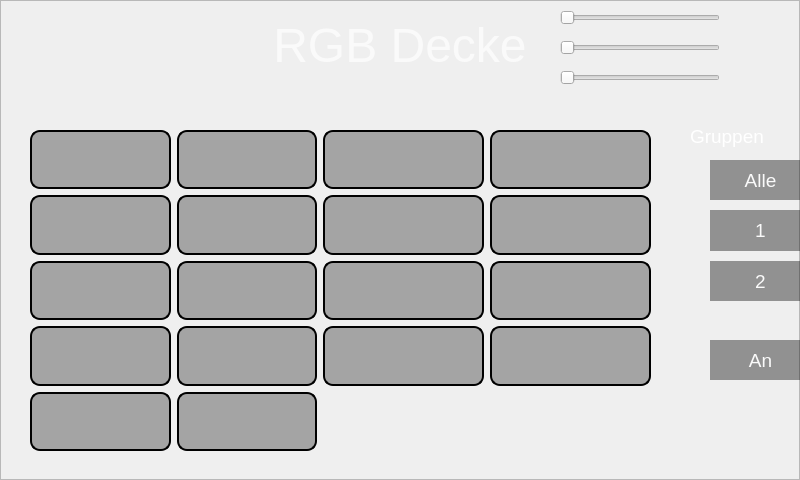
<?xml version="1.0" encoding="UTF-8"?>
<ui version="4.0">
 <class>EinstellungRGBDecke</class>
 <widget class="QDialog" name="EinstellungRGBDecke">
  <property name="enabled">
   <bool>true</bool>
  </property>
  <property name="geometry">
   <rect>
    <x>0</x>
    <y>0</y>
    <width>800</width>
    <height>480</height>
   </rect>
  </property>
  <property name="sizePolicy">
   <sizepolicy hsizetype="Fixed" vsizetype="Fixed">
    <horstretch>0</horstretch>
    <verstretch>0</verstretch>
   </sizepolicy>
  </property>
  <property name="minimumSize">
   <size>
    <width>800</width>
    <height>480</height>
   </size>
  </property>
  <property name="maximumSize">
   <size>
    <width>800</width>
    <height>480</height>
   </size>
  </property>
  <property name="windowTitle">
   <string>Dialog</string>
  </property>
  <property name="styleSheet">
   <string notr="true"/>
  </property>
  <widget class="QLabel" name="label_title">
   <property name="geometry">
    <rect>
     <x>0</x>
     <y>20</y>
     <width>800</width>
     <height>50</height>
    </rect>
   </property>
   <property name="font">
    <font>
     <pointsize>36</pointsize>
    </font>
   </property>
   <property name="styleSheet">
    <string notr="true">color:rgb(250,250,250);</string>
   </property>
   <property name="text">
    <string>RGB Decke</string>
   </property>
   <property name="textFormat">
    <enum>Qt::PlainText</enum>
   </property>
   <property name="alignment">
    <set>Qt::AlignCenter</set>
   </property>
  </widget>
  <widget class="QLabel" name="label_groups_title">
   <property name="geometry">
    <rect>
     <x>690</x>
     <y>126</y>
     <width>101</width>
     <height>21</height>
    </rect>
   </property>
   <property name="font">
    <font>
     <pointsize>14</pointsize>
    </font>
   </property>
   <property name="styleSheet">
    <string notr="true">color:white;</string>
   </property>
   <property name="text">
    <string>Gruppen</string>
   </property>
  </widget>
  <widget class="QPushButton" name="pushButton_back">
   <property name="geometry">
    <rect>
     <x>730</x>
     <y>410</y>
     <width>60</width>
     <height>60</height>
    </rect>
   </property>
   <property name="focusPolicy">
    <enum>Qt::NoFocus</enum>
   </property>
   <property name="text">
    <string/>
   </property>
   <property name="icon">
    <iconset resource="icons.qrc">
     <normaloff>:/icons/arrow_left_wht.png</normaloff>:/icons/arrow_left_wht.png</iconset>
   </property>
   <property name="iconSize">
    <size>
     <width>50</width>
     <height>50</height>
    </size>
   </property>
   <property name="flat">
    <bool>true</bool>
   </property>
  </widget>
  <widget class="QFrame" name="frame_background">
   <property name="geometry">
    <rect>
     <x>0</x>
     <y>0</y>
     <width>800</width>
     <height>480</height>
    </rect>
   </property>
   <property name="styleSheet">
    <string notr="true">background-image: url(:/img/einstellung_rgb_decke.png);</string>
   </property>
   <property name="frameShape">
    <enum>QFrame::StyledPanel</enum>
   </property>
   <property name="frameShadow">
    <enum>QFrame::Raised</enum>
   </property>
   <widget class="QSlider" name="RSlider">
    <property name="geometry">
     <rect>
      <x>560</x>
      <y>10</y>
      <width>160</width>
      <height>16</height>
     </rect>
    </property>
    <property name="orientation">
     <enum>Qt::Horizontal</enum>
    </property>
   </widget>
   <widget class="QSlider" name="BSlider">
    <property name="geometry">
     <rect>
      <x>560</x>
      <y>70</y>
      <width>160</width>
      <height>16</height>
     </rect>
    </property>
    <property name="orientation">
     <enum>Qt::Horizontal</enum>
    </property>
   </widget>
  </widget>
  <widget class="QFrame" name="frame_grundriss">
   <property name="geometry">
    <rect>
     <x>0</x>
     <y>100</y>
     <width>671</width>
     <height>371</height>
    </rect>
   </property>
   <property name="styleSheet">
    <string notr="true">background-image: url(:/img/grundriss.png);</string>
   </property>
   <property name="frameShape">
    <enum>QFrame::NoFrame</enum>
   </property>
   <property name="frameShadow">
    <enum>QFrame::Plain</enum>
   </property>
  </widget>
  <widget class="QWidget" name="verticalLayoutWidget">
   <property name="geometry">
    <rect>
     <x>710</x>
     <y>160</y>
     <width>101</width>
     <height>141</height>
    </rect>
   </property>
   <layout class="QVBoxLayout" name="verticalLayout">
    <property name="spacing">
     <number>10</number>
    </property>
    <item>
     <widget class="QPushButton" name="pushButton_group_all">
      <property name="sizePolicy">
       <sizepolicy hsizetype="Expanding" vsizetype="Expanding">
        <horstretch>0</horstretch>
        <verstretch>0</verstretch>
       </sizepolicy>
      </property>
      <property name="font">
       <font>
        <pointsize>14</pointsize>
       </font>
      </property>
      <property name="focusPolicy">
       <enum>Qt::NoFocus</enum>
      </property>
      <property name="styleSheet">
       <string notr="true">border:none;
background-color:rgba(0,0,0,100);
color:rgb(250,250,250);</string>
      </property>
      <property name="text">
       <string>Alle</string>
      </property>
      <property name="checkable">
       <bool>true</bool>
      </property>
     </widget>
    </item>
    <item>
     <widget class="QPushButton" name="pushButton_group_1">
      <property name="sizePolicy">
       <sizepolicy hsizetype="Expanding" vsizetype="Expanding">
        <horstretch>0</horstretch>
        <verstretch>0</verstretch>
       </sizepolicy>
      </property>
      <property name="font">
       <font>
        <pointsize>14</pointsize>
       </font>
      </property>
      <property name="focusPolicy">
       <enum>Qt::NoFocus</enum>
      </property>
      <property name="styleSheet">
       <string notr="true">border:none;
background-color:rgba(0,0,0,100);
color:rgb(250,250,250);</string>
      </property>
      <property name="text">
       <string>1</string>
      </property>
      <property name="checkable">
       <bool>true</bool>
      </property>
     </widget>
    </item>
    <item>
     <widget class="QPushButton" name="pushButton_group_2">
      <property name="sizePolicy">
       <sizepolicy hsizetype="Expanding" vsizetype="Expanding">
        <horstretch>0</horstretch>
        <verstretch>0</verstretch>
       </sizepolicy>
      </property>
      <property name="font">
       <font>
        <pointsize>14</pointsize>
       </font>
      </property>
      <property name="focusPolicy">
       <enum>Qt::NoFocus</enum>
      </property>
      <property name="styleSheet">
       <string notr="true">border:none;
background-color:rgba(0,0,0,100);
color:rgb(250,250,250);</string>
      </property>
      <property name="text">
       <string>2</string>
      </property>
      <property name="checkable">
       <bool>true</bool>
      </property>
     </widget>
    </item>
   </layout>
  </widget>
  <widget class="QPushButton" name="pushButton_on_off">
   <property name="geometry">
    <rect>
     <x>710</x>
     <y>340</y>
     <width>101</width>
     <height>40</height>
    </rect>
   </property>
   <property name="sizePolicy">
    <sizepolicy hsizetype="Expanding" vsizetype="Expanding">
     <horstretch>0</horstretch>
     <verstretch>0</verstretch>
    </sizepolicy>
   </property>
   <property name="font">
    <font>
     <pointsize>14</pointsize>
    </font>
   </property>
   <property name="focusPolicy">
    <enum>Qt::NoFocus</enum>
   </property>
   <property name="styleSheet">
    <string notr="true">border:none;
background-color:rgba(0,0,0,100);
color:rgb(250,250,250);</string>
   </property>
   <property name="text">
    <string>An</string>
   </property>
   <property name="checkable">
    <bool>true</bool>
   </property>
  </widget>
  <widget class="QWidget" name="gridLayoutWidget">
   <property name="geometry">
    <rect>
     <x>30</x>
     <y>130</y>
     <width>621</width>
     <height>321</height>
    </rect>
   </property>
   <layout class="QGridLayout" name="gridLayout" columnstretch="90,90,103,103">
    <item row="1" column="2">
     <widget class="QPushButton" name="pushButton_13">
      <property name="sizePolicy">
       <sizepolicy hsizetype="Expanding" vsizetype="Expanding">
        <horstretch>0</horstretch>
        <verstretch>0</verstretch>
       </sizepolicy>
      </property>
      <property name="focusPolicy">
       <enum>Qt::NoFocus</enum>
      </property>
      <property name="styleSheet">
       <string notr="true">border: 2px solid black;
border-radius: 10px;
background-color:rgba(0,0,0,80);</string>
      </property>
      <property name="text">
       <string/>
      </property>
      <property name="checkable">
       <bool>true</bool>
      </property>
      <property name="checked">
       <bool>false</bool>
      </property>
      <property name="flat">
       <bool>true</bool>
      </property>
     </widget>
    </item>
    <item row="2" column="0">
     <widget class="QPushButton" name="pushButton_5">
      <property name="sizePolicy">
       <sizepolicy hsizetype="Expanding" vsizetype="Expanding">
        <horstretch>0</horstretch>
        <verstretch>0</verstretch>
       </sizepolicy>
      </property>
      <property name="focusPolicy">
       <enum>Qt::NoFocus</enum>
      </property>
      <property name="styleSheet">
       <string notr="true">border: 2px solid black;
border-radius: 10px;
background-color:rgba(0,0,0,80);</string>
      </property>
      <property name="text">
       <string/>
      </property>
      <property name="checkable">
       <bool>true</bool>
      </property>
      <property name="checked">
       <bool>false</bool>
      </property>
      <property name="flat">
       <bool>true</bool>
      </property>
     </widget>
    </item>
    <item row="4" column="0">
     <widget class="QPushButton" name="pushButton_9">
      <property name="sizePolicy">
       <sizepolicy hsizetype="Expanding" vsizetype="Expanding">
        <horstretch>0</horstretch>
        <verstretch>0</verstretch>
       </sizepolicy>
      </property>
      <property name="focusPolicy">
       <enum>Qt::NoFocus</enum>
      </property>
      <property name="styleSheet">
       <string notr="true">border: 2px solid black;
border-radius: 10px;
background-color:rgba(0,0,0,80);</string>
      </property>
      <property name="text">
       <string/>
      </property>
      <property name="checkable">
       <bool>true</bool>
      </property>
      <property name="checked">
       <bool>false</bool>
      </property>
      <property name="flat">
       <bool>true</bool>
      </property>
     </widget>
    </item>
    <item row="1" column="0">
     <widget class="QPushButton" name="pushButton_3">
      <property name="sizePolicy">
       <sizepolicy hsizetype="Expanding" vsizetype="Expanding">
        <horstretch>0</horstretch>
        <verstretch>0</verstretch>
       </sizepolicy>
      </property>
      <property name="focusPolicy">
       <enum>Qt::NoFocus</enum>
      </property>
      <property name="styleSheet">
       <string notr="true">border: 2px solid black;
border-radius: 10px;
background-color:rgba(0,0,0,80);</string>
      </property>
      <property name="text">
       <string/>
      </property>
      <property name="checkable">
       <bool>true</bool>
      </property>
      <property name="checked">
       <bool>false</bool>
      </property>
      <property name="flat">
       <bool>true</bool>
      </property>
     </widget>
    </item>
    <item row="0" column="1">
     <widget class="QPushButton" name="pushButton_2">
      <property name="sizePolicy">
       <sizepolicy hsizetype="Expanding" vsizetype="Expanding">
        <horstretch>0</horstretch>
        <verstretch>0</verstretch>
       </sizepolicy>
      </property>
      <property name="focusPolicy">
       <enum>Qt::NoFocus</enum>
      </property>
      <property name="styleSheet">
       <string notr="true">border: 2px solid black;
border-radius: 10px;
background-color:rgba(0,0,0,80);</string>
      </property>
      <property name="text">
       <string/>
      </property>
      <property name="checkable">
       <bool>true</bool>
      </property>
      <property name="checked">
       <bool>false</bool>
      </property>
      <property name="flat">
       <bool>true</bool>
      </property>
     </widget>
    </item>
    <item row="2" column="1">
     <widget class="QPushButton" name="pushButton_6">
      <property name="sizePolicy">
       <sizepolicy hsizetype="Expanding" vsizetype="Expanding">
        <horstretch>0</horstretch>
        <verstretch>0</verstretch>
       </sizepolicy>
      </property>
      <property name="focusPolicy">
       <enum>Qt::NoFocus</enum>
      </property>
      <property name="styleSheet">
       <string notr="true">border: 2px solid black;
border-radius: 10px;
background-color:rgba(0,0,0,80);</string>
      </property>
      <property name="text">
       <string/>
      </property>
      <property name="checkable">
       <bool>true</bool>
      </property>
      <property name="checked">
       <bool>false</bool>
      </property>
      <property name="flat">
       <bool>true</bool>
      </property>
     </widget>
    </item>
    <item row="0" column="2">
     <widget class="QPushButton" name="pushButton_11">
      <property name="sizePolicy">
       <sizepolicy hsizetype="Expanding" vsizetype="Expanding">
        <horstretch>0</horstretch>
        <verstretch>0</verstretch>
       </sizepolicy>
      </property>
      <property name="focusPolicy">
       <enum>Qt::NoFocus</enum>
      </property>
      <property name="styleSheet">
       <string notr="true">border: 2px solid black;
border-radius: 10px;
background-color:rgba(0,0,0,80);</string>
      </property>
      <property name="text">
       <string/>
      </property>
      <property name="checkable">
       <bool>true</bool>
      </property>
      <property name="checked">
       <bool>false</bool>
      </property>
      <property name="flat">
       <bool>true</bool>
      </property>
     </widget>
    </item>
    <item row="3" column="2">
     <widget class="QPushButton" name="pushButton_17">
      <property name="sizePolicy">
       <sizepolicy hsizetype="Expanding" vsizetype="Expanding">
        <horstretch>0</horstretch>
        <verstretch>0</verstretch>
       </sizepolicy>
      </property>
      <property name="focusPolicy">
       <enum>Qt::NoFocus</enum>
      </property>
      <property name="styleSheet">
       <string notr="true">border: 2px solid black;
border-radius: 10px;
background-color:rgba(0,0,0,80);</string>
      </property>
      <property name="text">
       <string/>
      </property>
      <property name="checkable">
       <bool>true</bool>
      </property>
      <property name="checked">
       <bool>false</bool>
      </property>
      <property name="flat">
       <bool>true</bool>
      </property>
     </widget>
    </item>
    <item row="4" column="1">
     <widget class="QPushButton" name="pushButton_10">
      <property name="sizePolicy">
       <sizepolicy hsizetype="Expanding" vsizetype="Expanding">
        <horstretch>0</horstretch>
        <verstretch>0</verstretch>
       </sizepolicy>
      </property>
      <property name="focusPolicy">
       <enum>Qt::NoFocus</enum>
      </property>
      <property name="styleSheet">
       <string notr="true">border: 2px solid black;
border-radius: 10px;
background-color:rgba(0,0,0,80);</string>
      </property>
      <property name="text">
       <string/>
      </property>
      <property name="checkable">
       <bool>true</bool>
      </property>
      <property name="checked">
       <bool>false</bool>
      </property>
      <property name="flat">
       <bool>true</bool>
      </property>
     </widget>
    </item>
    <item row="1" column="1">
     <widget class="QPushButton" name="pushButton_4">
      <property name="sizePolicy">
       <sizepolicy hsizetype="Expanding" vsizetype="Expanding">
        <horstretch>0</horstretch>
        <verstretch>0</verstretch>
       </sizepolicy>
      </property>
      <property name="focusPolicy">
       <enum>Qt::NoFocus</enum>
      </property>
      <property name="styleSheet">
       <string notr="true">border: 2px solid black;
border-radius: 10px;
background-color:rgba(0,0,0,80);</string>
      </property>
      <property name="text">
       <string/>
      </property>
      <property name="checkable">
       <bool>true</bool>
      </property>
      <property name="checked">
       <bool>false</bool>
      </property>
      <property name="flat">
       <bool>true</bool>
      </property>
     </widget>
    </item>
    <item row="0" column="0">
     <widget class="QPushButton" name="pushButton_1">
      <property name="sizePolicy">
       <sizepolicy hsizetype="Expanding" vsizetype="Expanding">
        <horstretch>0</horstretch>
        <verstretch>0</verstretch>
       </sizepolicy>
      </property>
      <property name="focusPolicy">
       <enum>Qt::NoFocus</enum>
      </property>
      <property name="styleSheet">
       <string notr="true">border: 2px solid black;
border-radius: 10px;
background-color:rgba(0,0,0,80);</string>
      </property>
      <property name="text">
       <string/>
      </property>
      <property name="checkable">
       <bool>true</bool>
      </property>
      <property name="checked">
       <bool>false</bool>
      </property>
      <property name="flat">
       <bool>true</bool>
      </property>
     </widget>
    </item>
    <item row="3" column="1">
     <widget class="QPushButton" name="pushButton_8">
      <property name="sizePolicy">
       <sizepolicy hsizetype="Expanding" vsizetype="Expanding">
        <horstretch>0</horstretch>
        <verstretch>0</verstretch>
       </sizepolicy>
      </property>
      <property name="focusPolicy">
       <enum>Qt::NoFocus</enum>
      </property>
      <property name="styleSheet">
       <string notr="true">border: 2px solid black;
border-radius: 10px;
background-color:rgba(0,0,0,80);</string>
      </property>
      <property name="text">
       <string/>
      </property>
      <property name="checkable">
       <bool>true</bool>
      </property>
      <property name="checked">
       <bool>false</bool>
      </property>
      <property name="flat">
       <bool>true</bool>
      </property>
     </widget>
    </item>
    <item row="3" column="0">
     <widget class="QPushButton" name="pushButton_7">
      <property name="sizePolicy">
       <sizepolicy hsizetype="Expanding" vsizetype="Expanding">
        <horstretch>0</horstretch>
        <verstretch>0</verstretch>
       </sizepolicy>
      </property>
      <property name="focusPolicy">
       <enum>Qt::NoFocus</enum>
      </property>
      <property name="styleSheet">
       <string notr="true">border: 2px solid black;
border-radius: 10px;
background-color:rgba(0,0,0,80);</string>
      </property>
      <property name="text">
       <string/>
      </property>
      <property name="checkable">
       <bool>true</bool>
      </property>
      <property name="checked">
       <bool>false</bool>
      </property>
      <property name="flat">
       <bool>true</bool>
      </property>
     </widget>
    </item>
    <item row="2" column="2">
     <widget class="QPushButton" name="pushButton_15">
      <property name="sizePolicy">
       <sizepolicy hsizetype="Expanding" vsizetype="Expanding">
        <horstretch>0</horstretch>
        <verstretch>0</verstretch>
       </sizepolicy>
      </property>
      <property name="focusPolicy">
       <enum>Qt::NoFocus</enum>
      </property>
      <property name="styleSheet">
       <string notr="true">border: 2px solid black;
border-radius: 10px;
background-color:rgba(0,0,0,80);</string>
      </property>
      <property name="text">
       <string/>
      </property>
      <property name="checkable">
       <bool>true</bool>
      </property>
      <property name="checked">
       <bool>false</bool>
      </property>
      <property name="flat">
       <bool>true</bool>
      </property>
     </widget>
    </item>
    <item row="0" column="3">
     <widget class="QPushButton" name="pushButton_12">
      <property name="sizePolicy">
       <sizepolicy hsizetype="Expanding" vsizetype="Expanding">
        <horstretch>0</horstretch>
        <verstretch>0</verstretch>
       </sizepolicy>
      </property>
      <property name="focusPolicy">
       <enum>Qt::NoFocus</enum>
      </property>
      <property name="styleSheet">
       <string notr="true">border: 2px solid black;
border-radius: 10px;
background-color:rgba(0,0,0,80);</string>
      </property>
      <property name="text">
       <string/>
      </property>
      <property name="checkable">
       <bool>true</bool>
      </property>
      <property name="checked">
       <bool>false</bool>
      </property>
      <property name="flat">
       <bool>true</bool>
      </property>
     </widget>
    </item>
    <item row="1" column="3">
     <widget class="QPushButton" name="pushButton_14">
      <property name="sizePolicy">
       <sizepolicy hsizetype="Expanding" vsizetype="Expanding">
        <horstretch>0</horstretch>
        <verstretch>0</verstretch>
       </sizepolicy>
      </property>
      <property name="focusPolicy">
       <enum>Qt::NoFocus</enum>
      </property>
      <property name="styleSheet">
       <string notr="true">border: 2px solid black;
border-radius: 10px;
background-color:rgba(0,0,0,80);</string>
      </property>
      <property name="text">
       <string/>
      </property>
      <property name="checkable">
       <bool>true</bool>
      </property>
      <property name="checked">
       <bool>false</bool>
      </property>
      <property name="flat">
       <bool>true</bool>
      </property>
     </widget>
    </item>
    <item row="2" column="3">
     <widget class="QPushButton" name="pushButton_16">
      <property name="sizePolicy">
       <sizepolicy hsizetype="Expanding" vsizetype="Expanding">
        <horstretch>0</horstretch>
        <verstretch>0</verstretch>
       </sizepolicy>
      </property>
      <property name="focusPolicy">
       <enum>Qt::NoFocus</enum>
      </property>
      <property name="styleSheet">
       <string notr="true">border: 2px solid black;
border-radius: 10px;
background-color:rgba(0,0,0,80);</string>
      </property>
      <property name="text">
       <string/>
      </property>
      <property name="checkable">
       <bool>true</bool>
      </property>
      <property name="checked">
       <bool>false</bool>
      </property>
      <property name="flat">
       <bool>true</bool>
      </property>
     </widget>
    </item>
    <item row="3" column="3">
     <widget class="QPushButton" name="pushButton_18">
      <property name="sizePolicy">
       <sizepolicy hsizetype="Expanding" vsizetype="Expanding">
        <horstretch>0</horstretch>
        <verstretch>0</verstretch>
       </sizepolicy>
      </property>
      <property name="focusPolicy">
       <enum>Qt::NoFocus</enum>
      </property>
      <property name="styleSheet">
       <string notr="true">border: 2px solid black;
border-radius: 10px;
background-color:rgba(0,0,0,80);</string>
      </property>
      <property name="text">
       <string/>
      </property>
      <property name="checkable">
       <bool>true</bool>
      </property>
      <property name="checked">
       <bool>false</bool>
      </property>
      <property name="flat">
       <bool>true</bool>
      </property>
     </widget>
    </item>
   </layout>
  </widget>
  <widget class="QSlider" name="GSlider">
   <property name="geometry">
    <rect>
     <x>560</x>
     <y>40</y>
     <width>160</width>
     <height>16</height>
    </rect>
   </property>
   <property name="orientation">
    <enum>Qt::Horizontal</enum>
   </property>
  </widget>
  <zorder>frame_background</zorder>
  <zorder>frame_grundriss</zorder>
  <zorder>label_title</zorder>
  <zorder>label_groups_title</zorder>
  <zorder>pushButton_back</zorder>
  <zorder>verticalLayoutWidget</zorder>
  <zorder>pushButton_on_off</zorder>
  <zorder>gridLayoutWidget</zorder>
  <zorder>GSlider</zorder>
 </widget>
 <resources>
  <include location="icons.qrc"/>
 </resources>
 <connections/>
</ui>
